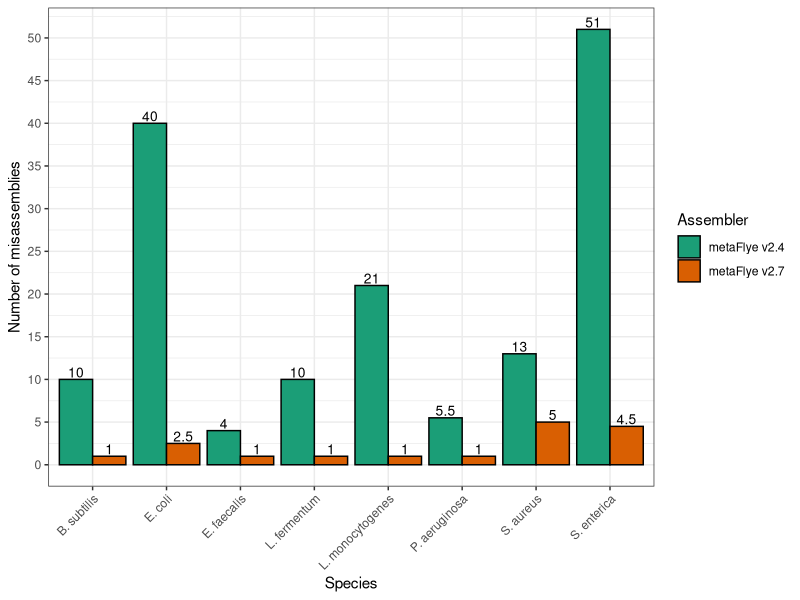
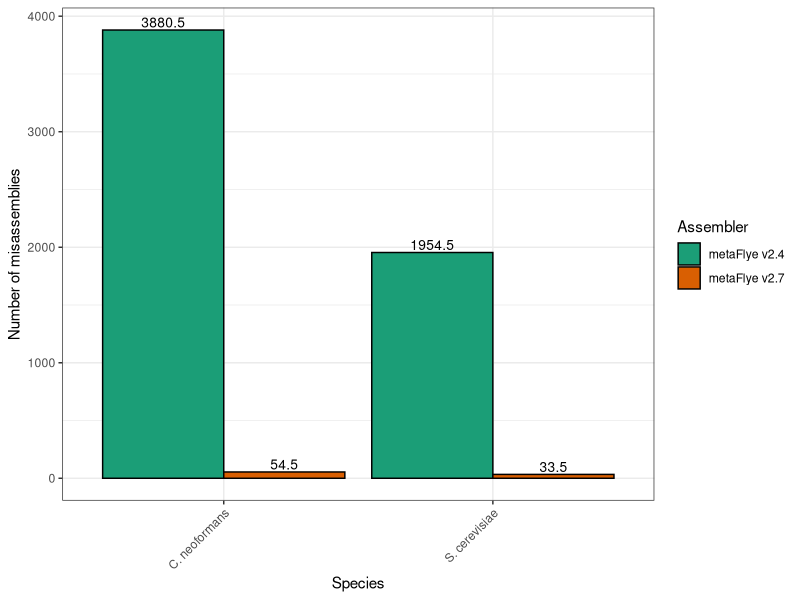
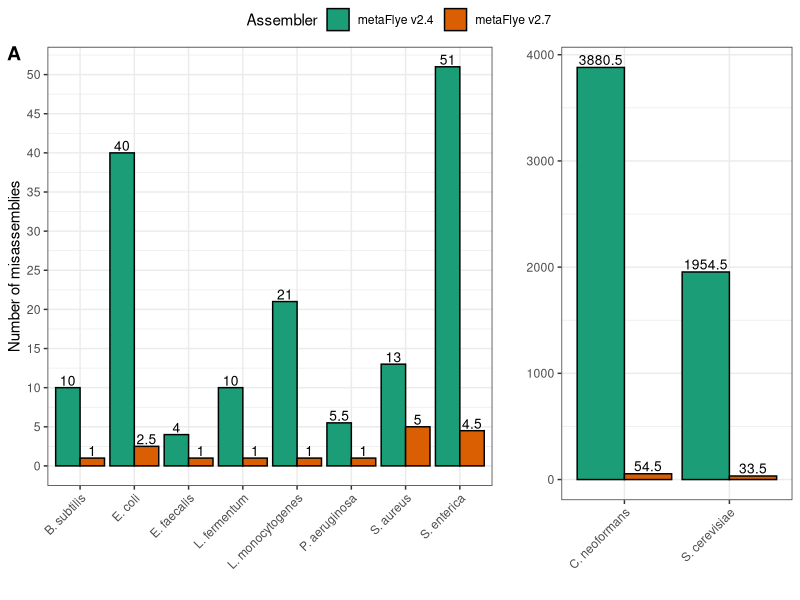
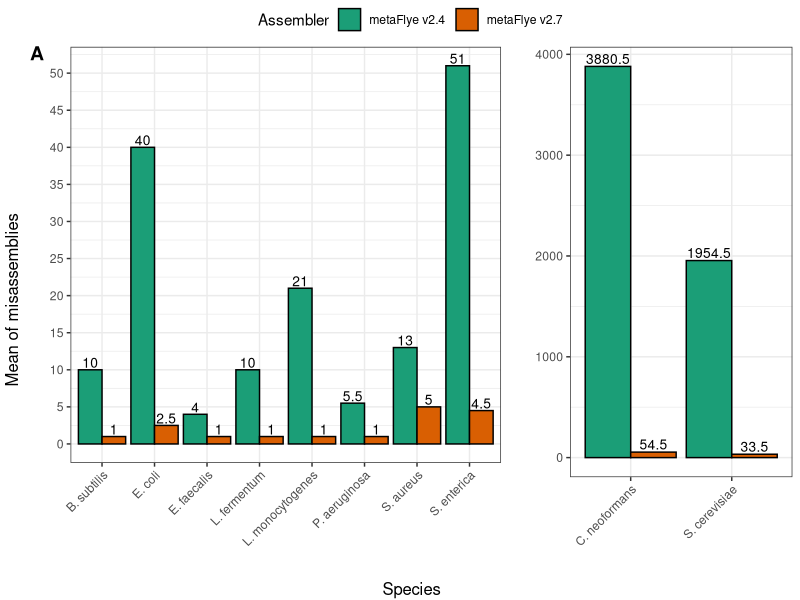
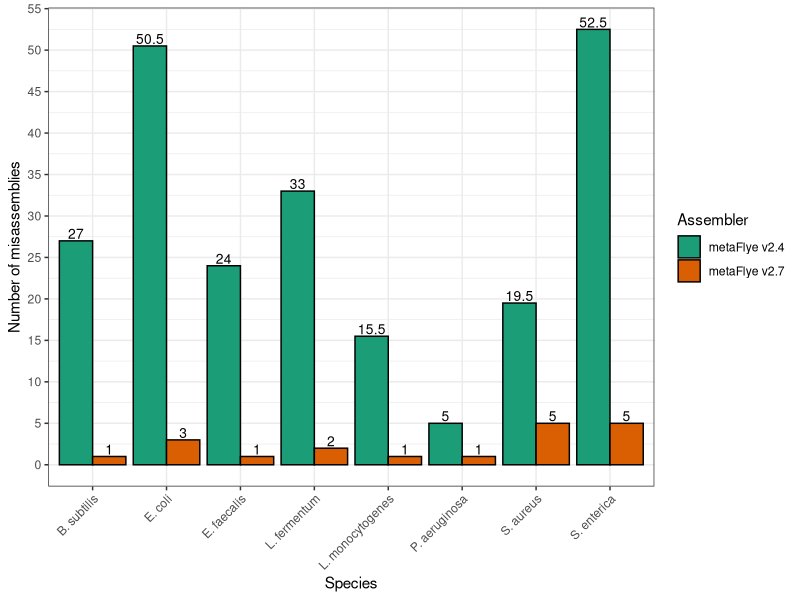
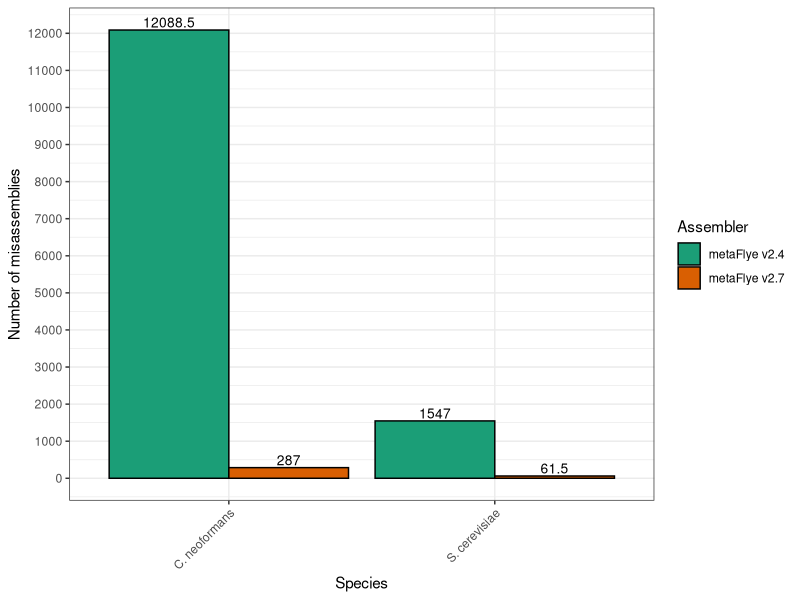
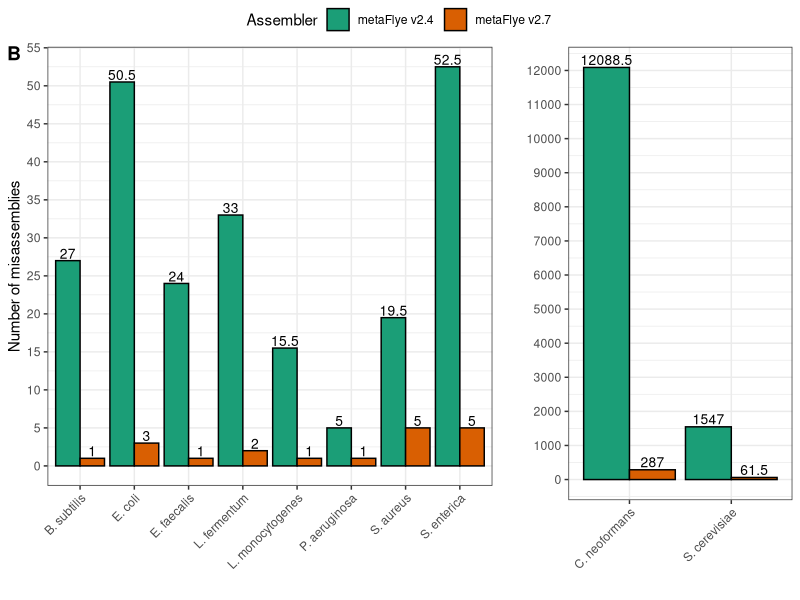
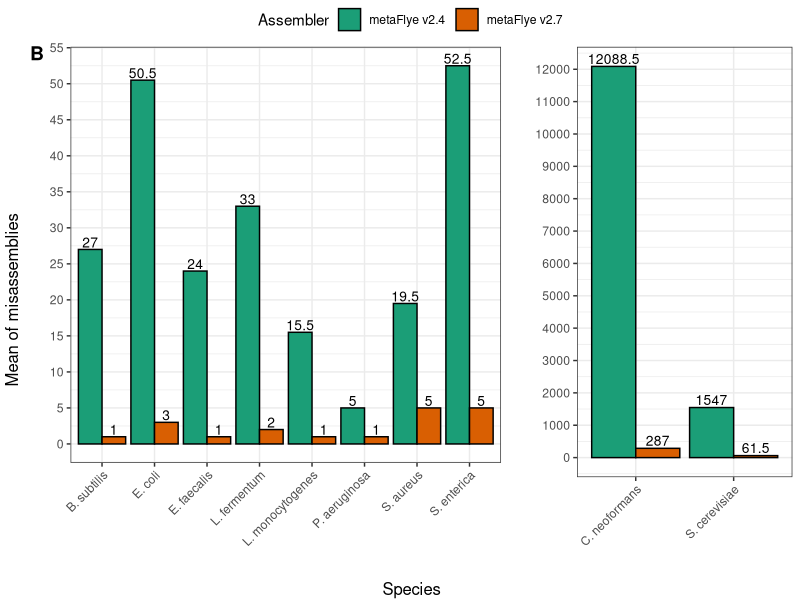

These charts were generated, in order, by the following R code:
## ---- chunk 1
knitr::opts_chunk$set(echo = TRUE)
## ---- chunk 2
## Library
library(ggplot2)
library(RColorBrewer)
library(dplyr)

## Dataset
misassemblies = read.csv(file = "Missassemblies-Flye-MetaFlye.csv", header = TRUE, sep = ",")

## Obtain the mean of each bar.
misassemblies = misassemblies %>% group_by(Output, Assembler, Genome) %>% summarize(mean = mean(Missassemblies))
## ---- chunk 3
# Create a vectors of bacterial dataset.
misassemblies_3Gbps_bact = misassemblies[which(misassemblies$Output == "3Gb" & misassemblies$Genome != "C. neoformans" & misassemblies$Genome != "S. cerevisiae"),]
Output_3Gbps_bact = misassemblies_3Gbps_bact$Output
Assembler_3Gbps_bact = misassemblies_3Gbps_bact$Assembler
Genome_3Gbps_bact = misassemblies_3Gbps_bact$Genome
Misassemblies_3Gbps_bact = misassemblies_3Gbps_bact$mean

# Create a vectors of fungus dataset.
misassemblies_3Gbps_fung = misassemblies[which(misassemblies$Output == "3Gb" & misassemblies$Genome == "C. neoformans" | misassemblies$Output == "3Gb" & misassemblies$Genome == "S. cerevisiae"),]
Output_3Gbps_fung = misassemblies_3Gbps_fung$Output
Assembler_3Gbps_fung = misassemblies_3Gbps_fung$Assembler
Genome_3Gbps_fung = misassemblies_3Gbps_fung$Genome
Misassemblies_3Gbps_fung = misassemblies_3Gbps_fung$mean
## ---- chunk 4
# Figure
p1.1 = ggplot(misassemblies_3Gbps_bact, aes(fill=Assembler_3Gbps_bact, y=Misassemblies_3Gbps_bact, x=Genome_3Gbps_bact)) +
  geom_bar(position="dodge", stat="identity", color = "black") + theme_bw() +
  theme(axis.text.x = element_text(angle = 45, hjust = 1)) + 
  ylab("Number of misassemblies") + xlab("Species") +
  scale_y_continuous(breaks = seq(0, 100, 5)) +
  scale_x_discrete(limits = c("B. subtilis", "E. coli", "E. faecalis", "L. fermentum", "L. monocytogenes", "P. aeruginosa", "S. aureus", "S. enterica")) +
  guides(fill=guide_legend(title="Assembler")) +
  geom_text(aes(label=Misassemblies_3Gbps_bact), position=position_dodge(width=0.9), size=3.5, vjust=-0.20) + scale_fill_brewer(palette = "Dark2") 

p1.1.1 = p1.1  + ylab("") + xlab("")
p1.1.2 = p1.1  + ylab("Number of misassemblies") + xlab("")

p1.1
## ---- chunk 5
# Figure
p1.2 = ggplot(misassemblies_3Gbps_fung, aes(fill=Assembler_3Gbps_fung, y=Misassemblies_3Gbps_fung, x=Genome_3Gbps_fung)) +
  geom_bar(position="dodge", stat="identity", color = "black") + theme_bw() +
  theme(axis.text.x = element_text(angle = 45, hjust = 1)) + 
  ylab("Number of misassemblies") + xlab("Species") +
  scale_y_continuous(breaks = seq(0, 10000, 1000)) +
  scale_x_discrete(limits = c("C. neoformans", "S. cerevisiae")) +
  guides(fill=guide_legend(title="Assembler"))+
  geom_text(aes(label=Misassemblies_3Gbps_fung), position=position_dodge(width=0.9), size=3.5, vjust=-0.25)+ scale_fill_brewer(palette = "Dark2") 

p1.2.1 = p1.2  + ylab("") + xlab("")

p1.2
## ---- chunk 6
library(gridExtra)
library(ggpubr)

p1 = ggarrange(p1.1.2 ,p1.2.1, legend = "top", common.legend = TRUE, widths = c(2,1.2), labels = "A")
p3 = ggarrange(p1.1.1 ,p1.2.1, legend = "top", common.legend = TRUE, widths = c(2,1.2), labels = "A")

# Annotate the figure by adding a common labels
p3 = annotate_figure(p3, bottom = text_grob("Species"),left = text_grob("Mean of misassemblies", rot = 90))

p1
p3
## ---- chunk 7
# Create a vectors of bacterial dataset.
misassemblies_6Gbps_bact = misassemblies[which(misassemblies$Output == "6Gb" & misassemblies$Genome != "C. neoformans" & misassemblies$Genome != "S. cerevisiae"),]
Output_6Gbps_bact = misassemblies_6Gbps_bact$Output
Assembler_6Gbps_bact = misassemblies_6Gbps_bact$Assembler
Genome_6Gbps_bact = misassemblies_6Gbps_bact$Genome
Misassemblies_6Gbps_bact = misassemblies_6Gbps_bact$mean

# Create a vectors of fungus dataset.
misassemblies_6Gbps_fung = misassemblies[which(misassemblies$Output == "6Gb" & misassemblies$Genome == "C. neoformans" | misassemblies$Output == "6Gb" & misassemblies$Genome == "S. cerevisiae"),]
Output_6Gbps_fung = misassemblies_6Gbps_fung$Output
Assembler_6Gbps_fung = misassemblies_6Gbps_fung$Assembler
Genome_6Gbps_fung = misassemblies_6Gbps_fung$Genome
Misassemblies_6Gbps_fung = misassemblies_6Gbps_fung$mean
## ---- chunk 8
# Figure
p2.1 = ggplot(misassemblies_6Gbps_bact, aes(fill=Assembler_6Gbps_bact, y=Misassemblies_6Gbps_bact, x=Genome_6Gbps_bact)) +
  geom_bar(position="dodge", stat="identity", color = "black") + theme_bw() +
  theme(axis.text.x = element_text(angle = 45, hjust = 1)) + 
  ylab("Number of misassemblies") + xlab("Species") +
  scale_y_continuous(breaks = seq(0, 100, 5)) +
  scale_x_discrete(limits = c("B. subtilis", "E. coli", "E. faecalis", "L. fermentum", "L. monocytogenes", "P. aeruginosa", "S. aureus", "S. enterica")) +
  guides(fill=guide_legend(title="Assembler")) +
  geom_text(aes(label=Misassemblies_6Gbps_bact), position=position_dodge(width=0.9), size=3.5, vjust=-0.20)+ scale_fill_brewer(palette = "Dark2") 

p2.1.1 = p2.1  + ylab("") + xlab("")
p2.1.2 = p2.1  + ylab("Number of misassemblies") + xlab("")

p2.1
## ---- chunk 9
# Figure
p2.2 = ggplot(misassemblies_6Gbps_fung, aes(fill=Assembler_6Gbps_fung, y=Misassemblies_6Gbps_fung, x=Genome_6Gbps_fung)) +
  geom_bar(position="dodge", stat="identity", color = "black") + theme_bw() +
  theme(axis.text.x = element_text(angle = 45, hjust = 1)) + 
  ylab("Number of misassemblies") + xlab("Species") +
  scale_y_continuous(breaks = seq(0, 13000, 1000)) +
  scale_x_discrete(limits = c("C. neoformans", "S. cerevisiae")) +
  guides(fill=guide_legend(title="Assembler"))+
  geom_text(aes(label=Misassemblies_6Gbps_fung), position=position_dodge(width=0.9), size=3.5, vjust=-0.25)+ scale_fill_brewer(palette = "Dark2") 

p2.2.1 = p2.2  + ylab("") + xlab("")

p2.2
## ---- chunk 10
library(gridExtra)
library(ggpubr)

p2 = ggarrange(p2.1.2 ,p2.2.1, legend = "top", common.legend = TRUE, widths = c(2,1.2), labels = "B")
p4 = ggarrange(p2.1.1 ,p2.2.1, legend = "top", common.legend = TRUE, widths = c(2,1.2), labels = "B")

# Annotate the figure by adding a common labels
p4 = annotate_figure(p4, bottom = text_grob("Species"),left = text_grob("Mean of misassemblies", rot = 90))

p2
p4
